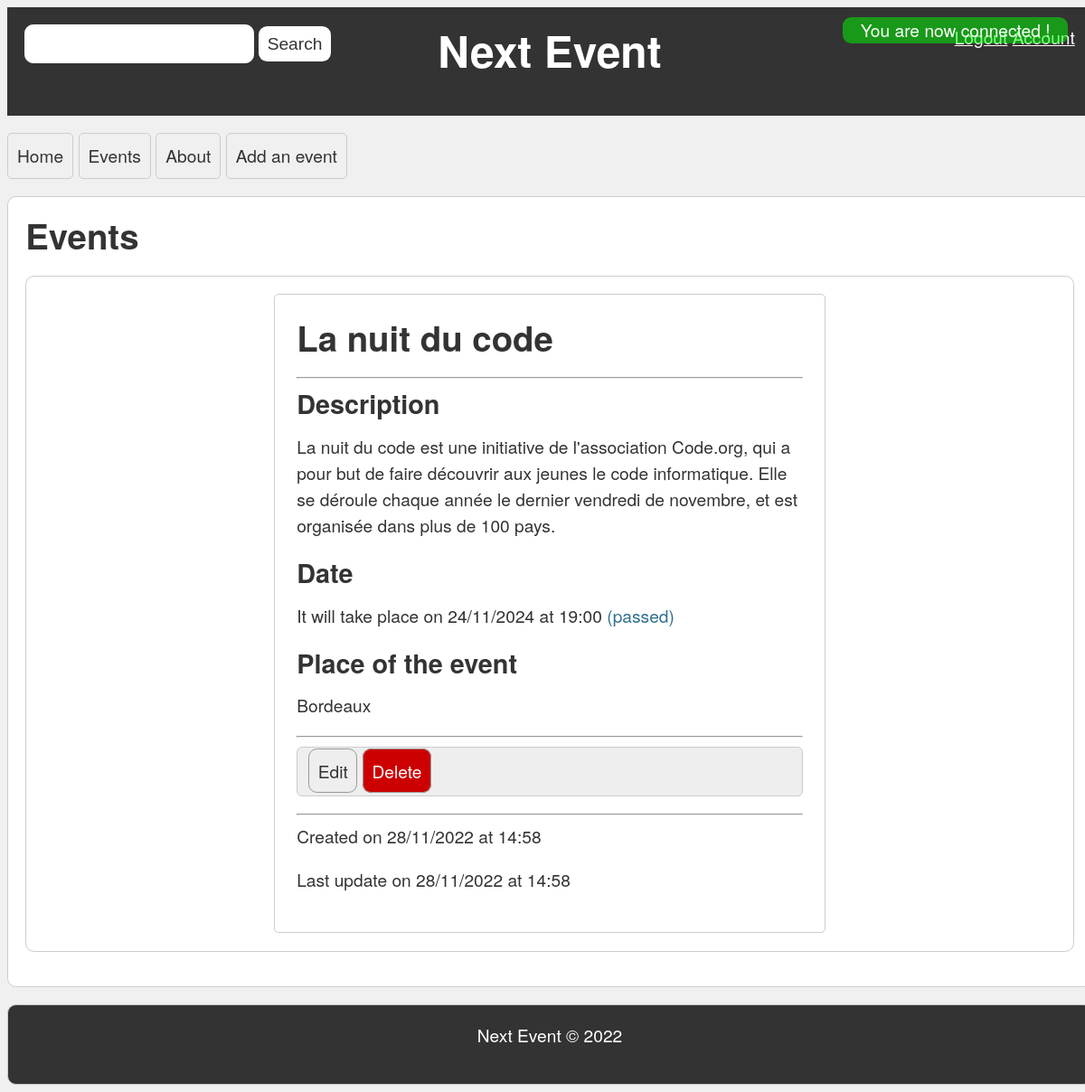
Screenshot of /events.php/event/show/event_6384be79f036a4.53196852 (signed in) with the database file from the repository.
### tables this page shows
CREATE TABLE `events` (
  `id` varchar(255) NOT NULL,
  `name` varchar(255) NOT NULL,
  `description` text NOT NULL,
  `date` datetime NOT NULL,
  `place` varchar(255) NOT NULL,
  `image` varchar(255) NOT NULL DEFAULT '',
  `dateCreation` datetime NOT NULL DEFAULT current_timestamp(),
  `dateUpdate` datetime NOT NULL DEFAULT current_timestamp() ON UPDATE current_timestamp(),
  `user_id` varchar(255) NOT NULL DEFAULT ''
);

### src/vue/EventView.php (called while the page is built, shortened)
<?php
class EventView extends WebView
{
    public function __construct(Router $router, ?array $feedback = null)
    {
        $this->user = AuthenticationManager::getUser();
    }
    public function makeEventPage(string $id, Event $event): void
    {
        include "templates/events/event.php";
    }
}

### src/controller/EventController.php (called while the page is built, shortened)
<?php
class EventController extends Controller
{
    private Storage $eventStorage;
    private ?string $param;
    public function __construct(WebView $eventView, Storage $storage, Storage $userStorage, ?string $param)
    {
        $this->eventStorage = $storage;
        $this->param = $param;
    }
    public function show(): void
    {
        $event = $this->eventStorage->read($this->param);
        if ($event === null) {
            $this->getWebView()->makeUnknownEventPage();
        } else {
            $this->getWebView()->makeEventPage($this->param, $event);
        }
    }
}

### src/Router.php (called while the page is built, shortened)
<?php
class Router
{
    private Storage $storage;
    private UserStorage $userStorage;
    private Controller $controller;
    public function __construct(Storage $storage, UserStorage $userStorage, bool $debug = false)
    {
        $this->storage = $storage;
        $this->userStorage = $userStorage;
        $this->debug = $debug;
        $this->view = new ErrorView($this, $this->debug);
        $this->controller = new ErrorController($this->view, $this->debug);
    }
    public function route(): void
    {
        $request = "";
        if (array_key_exists("PATH_INFO", $_SERVER)) {
            $request = Input::sanitizeFullSpecialChars($_SERVER["PATH_INFO"]);
        } else {
            $this->redirect("event/home");
        }
        $page = strtok($request, '/');
        $action = strtok('/');
        $parameter = strtok('/');
        $feedback = $_SESSION['feedback'] ?? null;
        try {
            switch ($page) {
                case 'event':
                    $this->view = new EventView($this, $feedback);
                    $this->controller = new EventController($this->view, $this->storage, $this->userStorage, $parameter);
                    break;
            }
            if (method_exists($this->controller, $action)) {
                $this->controller->$action();
            } else {
                throw new NotPageFoundException();
            }
        } catch (Exception $e) {
            $this->error($e);
        }
    }
    public function getUpdateEventPage(string $id): string
    {
        return $_SERVER['SCRIPT_NAME'] . '/event/edit/' . $id;
    }
    public function getDeleteEventPage(string $id): string
    {
        return $_SERVER['SCRIPT_NAME'] . '/event/delete/' . $id;
    }
}

### events.php (called while the page is built, shortened)
<?php
require_once 'src/utils/AutoLoader.php';
$dsn = "mysql:host=" . DB_HOST . ";port=" . DB_PORT . ";dbname=" . DB_NAME . ";charset=utf8mb4";
$pdo = new PDO($dsn, DB_USER, DB_PASSWORD);
$eventsStorage = new EventStorageMySQL($pdo);
$usersStorage = new UserStorageMysql($pdo);
$router = new Router($eventsStorage, $usersStorage, true);
$router->route();

### src/model/event/Event.php (called while the page is built, shortened)
<?php
class Event
{
    private string $name;
    private string $description;
    private string $date;
    private string $place;
    private string $dateCreation;
    private string $dateUpdate;
    public function __construct(string $name, string $description, string $date, string $place, string $image = "", string $dateCreation = "", string $dateUpdate = "")
    {
        $this->name = $name;
        $this->description = $description;
        $this->date = $date;
        $this->place = $place;
        $this->dateCreation = $dateCreation === "" ? date("Y-m-d H:i:s") : $dateCreation;
        $this->dateUpdate = $dateUpdate === "" ? date("Y-m-d H:i:s") : $dateUpdate;
    }
    public function getName(): string
    {
        return $this->name;
    }
    public function getDescription(): string
    {
        return $this->description;
    }
    public function getDate(): string
    {
        return $this->date;
    }
    public function getPlace(): string
    {
        return $this->place;
    }
    public function getDateCreation(): string
    {
        return $this->dateCreation;
    }
    public function getDateUpdate(): string
    {
        return $this->dateUpdate;
    }
}

### src/model/event/EventStorageMySQL.php (called while the page is built, shortened)
<?php
class EventStorageMySQL implements Storage
{
    private PDO $database;
    public function __construct($database)
    {
        $this->database = $database;
        $this->database->setAttribute(PDO::ATTR_ERRMODE, PDO::ERRMODE_EXCEPTION);
    }
    public function read(string $id): ?Event
    {
        $statement = $this->database->prepare("SELECT * FROM events WHERE id = :id");
        $statement->execute(["id" => $id]);
        $event = $statement->fetch(PDO::FETCH_ASSOC);
        if ($event !== false) {
            return new EventDb($event["user_id"], $event["name"], $event["description"], $event["date"], $event["place"], $event["image"], $event["dateCreation"], $event["dateUpdate"]);
        }
        return null;
    }
}

### src/utils/AutoLoader.php (called while the page is built, shortened)
<?php
class AutoLoader
{
    public static function load(string $class): void
    {
        $class = str_replace('\\', '/', $class);
        if (strpos($class, 'App') === 0) {
            $class = substr($class, 4);
        }
        $class .= '.php';
    }
}

### src/model/user/AuthenticationManager.php (called while the page is built, shortened)
<?php
class AuthenticationManager
{
    public static function isConnected(): bool
    {
        return array_key_exists('user', $_SESSION) && $_SESSION['user'] !== null;
    }
    public static function getUser(): ?User
    {
        return self::isConnected() ? $_SESSION['user'] : null;
    }
}

### src/model/user/User.php (called while the page is built, shortened)
<?php
class User
{
    private string $status;
    public function getStatus(): string
    {
        return $this->status;
    }
}

### src/vue/WebView.php (called while the page is built, shortened)
<?php
class WebView implements View
{
    private Router $router;
    public function __construct(Router $router, array $feedback = null)
    {
        $this->router = $router;
    }
    public function render(): void
    {
        include 'templates/template.php';
    }
    public function getRouter(): Router
    {
        return $this->router;
    }
}

### src/vue/templates/events/event.php (the view, shortened to what this page needs)
<section class="event show">
    <h2>
        <?= $event->getName() ?>
    </h2>
    <hr>
    <h3>
        Description
    </h3>
    <p>
        <?= $event->getDescription() ?>
    </p>
    <h3>
        Date
    </h3>
    <p>
        It will take place on <?= (new DateTime($event->getDate()))->format("d/m/Y") ?>
        at <?= (new DateTime($event->getDate()))->format("H:i") ?>
        <?php if (new DateTime($event->getDate()) < new DateTime()): ?>
            <span class="text-info"> (passed)</span>
        <?php endif; ?>
    </p>
    <h3>
        Place of the event
    </h3>
    <p>
        <?= $event->getPlace() ?>
    </p>
    <hr>
    <section class="actions">
        <?php if ($this->user->getStatus() === "admin" || $this->user->getId() === $event->getUserId()): ?>
            <a href="<?= $this->getRouter()->getUpdateEventPage($id) ?>" class="btn btn-primary">Edit</a>
            <a href="<?= $this->getRouter()->getDeleteEventPage($id) ?>" class="btn btn-danger">Delete</a>
        <?php endif; ?>
    </section>
    <hr>
    <p>
        Created on <?= (new DateTime($event->getDateCreation()))->format("d/m/Y") ?>
        at <?= (new DateTime($event->getDateCreation()))->format("H:i") ?>
    </p>
    <p>
        Last update on <?= (new DateTime($event->getDateUpdate()))->format("d/m/Y") ?>
        at <?= (new DateTime($event->getDateUpdate()))->format("H:i") ?>
    </p>
</section>

### assets/css/global.css (style rules this page uses)
body { background-color: #f0f0f0; font-family: "Helvetica Neue", Helvetica, Arial, sans-serif; font-size: 1.2em; line-height: 1.5em; color: #333; width: 100%; }
h1, h2, h3, h4, h5, h6 { margin: 0 0 0.5em 0; padding: 0; }
h2 { font-size: 2em; line-height: 1.25em; }
h3 { font-size: 1.5em; line-height: 1.3em; margin-bottom: 0.5em; }
a { color: #333; text-decoration: none; }
p { margin: 0 0 1em 0; padding: 0; }
.text-info { color: #31708f; }
.btn { padding: 0.5em; border: 1px solid #999; border-radius: 0.5em; font-size: 1em; }

### assets/css/event.css (style rules this page uses)
.event { width: 50%; margin: 0 auto; padding: 1.25em; border: 0.0625em solid #ccc; border-radius: 5px; }
.event .actions { margin-bottom: 1em; border: 0.063em solid #ccc; border-radius: 0.313em; padding: 0.625em; background: #eee; }
.event .btn-danger { background: #c00; color: #fff; }

### rows the page displays
events: name "La nuit du code", description "La nuit du code est une initiative de l'association Code.org, qui a pour but de faire découvrir aux jeunes le code informatique. Elle se déroule chaque année le dernier vendredi de novembre, et est organisée dans plus de 100 pays.", date "24/11/2024", date "19:00", place "Bordeaux", dateCreation "28/11/2022", dateCreation "14:58", dateUpdate "28/11/2022", dateUpdate "14:58"

### other values shown
$name "Home"
$name "Events"
$name "About"
$name "Add an event"
$this->getTitle() "Events"
